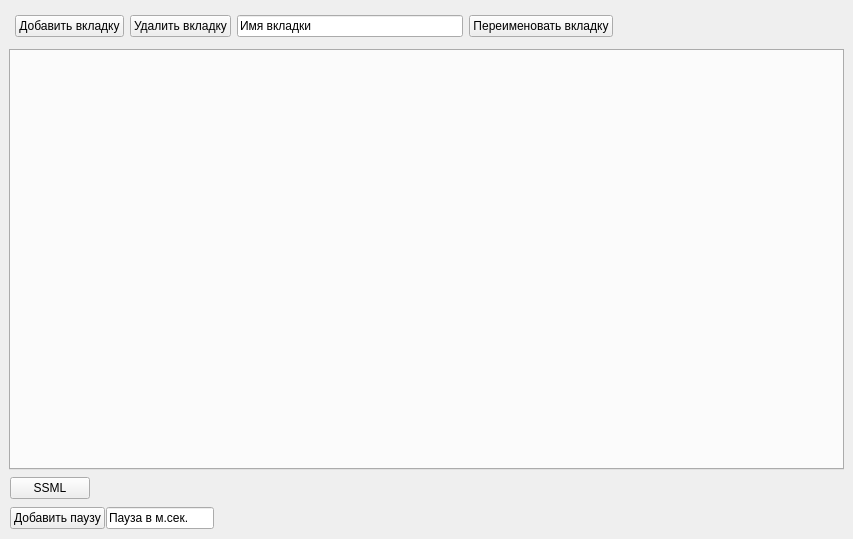
<?xml version="1.0" encoding="UTF-8"?>
<ui version="4.0">
 <class>MainWindow</class>
 <widget class="QMainWindow" name="MainWindow">
  <property name="geometry">
   <rect>
    <x>0</x>
    <y>0</y>
    <width>853</width>
    <height>539</height>
   </rect>
  </property>
  <property name="windowTitle">
   <string>MainWindow</string>
  </property>
  <property name="dockNestingEnabled">
   <bool>false</bool>
  </property>
  <widget class="QWidget" name="centralwidget">
   <property name="enabled">
    <bool>true</bool>
   </property>
   <layout class="QVBoxLayout" name="verticalLayout_2">
    <item>
     <widget class="QWidget" name="widget_3" native="true">
      <property name="sizePolicy">
       <sizepolicy hsizetype="Expanding" vsizetype="Minimum">
        <horstretch>0</horstretch>
        <verstretch>0</verstretch>
       </sizepolicy>
      </property>
      <layout class="QHBoxLayout" name="horizontalLayout_9">
       <property name="leftMargin">
        <number>6</number>
       </property>
       <property name="topMargin">
        <number>6</number>
       </property>
       <property name="rightMargin">
        <number>6</number>
       </property>
       <property name="bottomMargin">
        <number>6</number>
       </property>
       <item>
        <widget class="QPushButton" name="add_tab">
         <property name="text">
          <string>Добавить вкладку</string>
         </property>
        </widget>
       </item>
       <item>
        <widget class="QPushButton" name="del_tab">
         <property name="text">
          <string>Удалить вкладку</string>
         </property>
        </widget>
       </item>
       <item>
        <widget class="QLineEdit" name="name_tab">
         <property name="text">
          <string>Имя вкладки</string>
         </property>
        </widget>
       </item>
       <item>
        <widget class="QPushButton" name="mv_tab">
         <property name="text">
          <string>Переименовать вкладку</string>
         </property>
        </widget>
       </item>
       <item>
        <spacer name="horizontalSpacer_9">
         <property name="orientation">
          <enum>Qt::Horizontal</enum>
         </property>
         <property name="sizeHint" stdset="0">
          <size>
           <width>40</width>
           <height>20</height>
          </size>
         </property>
        </spacer>
       </item>
      </layout>
     </widget>
    </item>
    <item>
     <widget class="QTabWidget" name="tabWidget">
      <property name="currentIndex">
       <number>-1</number>
      </property>
     </widget>
    </item>
    <item>
     <widget class="QWidget" name="widget_6" native="true">
      <property name="sizePolicy">
       <sizepolicy hsizetype="Expanding" vsizetype="Minimum">
        <horstretch>0</horstretch>
        <verstretch>0</verstretch>
       </sizepolicy>
      </property>
      <layout class="QHBoxLayout" name="horizontalLayout_12">
       <property name="spacing">
        <number>1</number>
       </property>
       <property name="leftMargin">
        <number>1</number>
       </property>
       <property name="topMargin">
        <number>1</number>
       </property>
       <property name="rightMargin">
        <number>1</number>
       </property>
       <property name="bottomMargin">
        <number>1</number>
       </property>
       <item>
        <widget class="QPushButton" name="ssml_btn">
         <property name="text">
          <string>SSML</string>
         </property>
        </widget>
       </item>
       <item>
        <spacer name="horizontalSpacer_12">
         <property name="orientation">
          <enum>Qt::Horizontal</enum>
         </property>
         <property name="sizeHint" stdset="0">
          <size>
           <width>40</width>
           <height>20</height>
          </size>
         </property>
        </spacer>
       </item>
      </layout>
     </widget>
    </item>
    <item>
     <widget class="QWidget" name="ssml_wd" native="true">
      <property name="enabled">
       <bool>true</bool>
      </property>
      <property name="sizePolicy">
       <sizepolicy hsizetype="Expanding" vsizetype="Minimum">
        <horstretch>0</horstretch>
        <verstretch>0</verstretch>
       </sizepolicy>
      </property>
      <layout class="QVBoxLayout" name="verticalLayout_3">
       <property name="spacing">
        <number>0</number>
       </property>
       <property name="leftMargin">
        <number>0</number>
       </property>
       <property name="topMargin">
        <number>0</number>
       </property>
       <property name="rightMargin">
        <number>0</number>
       </property>
       <property name="bottomMargin">
        <number>0</number>
       </property>
       <item>
        <widget class="QWidget" name="widget_5" native="true">
         <property name="sizePolicy">
          <sizepolicy hsizetype="Expanding" vsizetype="Minimum">
           <horstretch>0</horstretch>
           <verstretch>0</verstretch>
          </sizepolicy>
         </property>
         <layout class="QHBoxLayout" name="horizontalLayout_11">
          <property name="spacing">
           <number>1</number>
          </property>
          <property name="leftMargin">
           <number>1</number>
          </property>
          <property name="topMargin">
           <number>1</number>
          </property>
          <property name="rightMargin">
           <number>1</number>
          </property>
          <property name="bottomMargin">
           <number>1</number>
          </property>
          <item>
           <widget class="QPushButton" name="add_pause">
            <property name="text">
             <string>Добавить паузу</string>
            </property>
           </widget>
          </item>
          <item>
           <widget class="QLineEdit" name="name_tab_3">
            <property name="sizePolicy">
             <sizepolicy hsizetype="Maximum" vsizetype="Maximum">
              <horstretch>0</horstretch>
              <verstretch>0</verstretch>
             </sizepolicy>
            </property>
            <property name="text">
             <string>Пауза в м.сек.</string>
            </property>
           </widget>
          </item>
          <item>
           <spacer name="horizontalSpacer_11">
            <property name="orientation">
             <enum>Qt::Horizontal</enum>
            </property>
            <property name="sizeHint" stdset="0">
             <size>
              <width>40</width>
              <height>20</height>
             </size>
            </property>
           </spacer>
          </item>
         </layout>
        </widget>
       </item>
      </layout>
     </widget>
    </item>
   </layout>
  </widget>
 </widget>
 <resources/>
 <connections/>
</ui>
